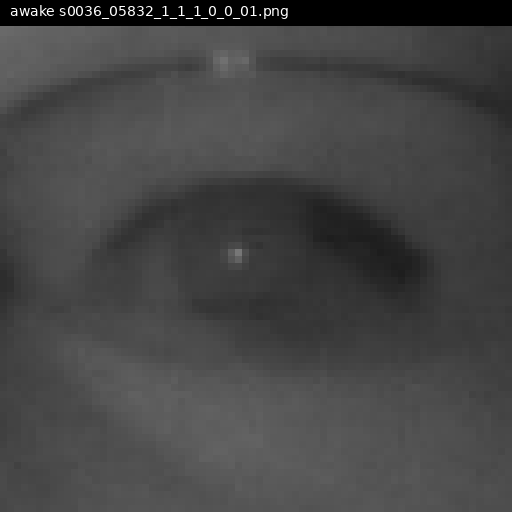
#> input picture glass1_samples/awake_0_s0036_05832_1_1_1_0_0_01.png, 512 x 512 px
$ python nir_env_reflection.py --input_dir glass1_samples --output_dir out
#> lines starting #> are read from the running program, lines starting #| are printed output that depends on the picture
#!/usr/bin/env python3
"""
NIR Glasses Environment Reflection Generator
在眼镜镜片上生成逼真的环境反射效果（能看到反射的环境）。

原理：
  1. 取环境源图（默认用图片自身，或指定环境图目录）
  2. 水平翻转（镜面反射）
  3. 透视变形（模拟镜片曲率）
  4. 高斯模糊（反射总是模糊的）
  5. 混合叠加到镜片区域
"""
import os
import argparse
import random
import numpy as np
from PIL import Image, ImageDraw, ImageFilter, ImageTransform


def create_lens_mask(w, h, mode='upper'):
    """创建镜片区域 mask（椭圆形，覆盖眼睛图上半部分）"""
    mask = Image.new('L', (w, h), 0)
    draw = ImageDraw.Draw(mask)

    if mode == 'upper':
        # 镜片在眼睛图上半部分
        cx = w // 2
        cy = int(h * 0.3)
        rx = int(w * 0.45)
        ry = int(h * 0.35)
        # 上边缘稍平（镜片形状）
        draw.ellipse([cx - rx, cy - ry, cx + rx, cy + ry], fill=180)
        # 渐变边缘：上部更实，下部渐隐
        for i in range(ry):
            y = cy - ry + i
            alpha = int(180 * (i / ry) ** 0.5)  # 底部渐隐
            draw.ellipse([cx - rx + i // 3, y, cx + rx - i // 3, y + 2], fill=min(255, alpha + 60))
    elif mode == 'full':
        # 全图镜片（覆盖更大区域）
        cx, cy = w // 2, h // 2
        rx, ry = int(w * 0.48), int(h * 0.45)
        draw.ellipse([cx - rx, cy - ry, cx + rx, cy + ry], fill=200)
        # 边缘渐变
        for r in range(min(rx, ry), 0, -1):
            alpha = int(200 * (r / min(rx, ry)) ** 0.3)
            draw.ellipse([cx - r, cy - r, cx + r, cy + r], fill=min(255, alpha))

    return mask.filter(ImageFilter.GaussianBlur(radius=3))


def perspective_warp(img, strength=0.3):
    """对图像做透视变形，模拟镜片曲率"""
    w, h = img.size
    # 水平方向压缩中间，拉伸两边（桶形畸变）
    coeffs = [
        strength * 0.1,   # x -> x (微弱非线性)
        0,
        strength * -0.05,  # x -> y
        0,
        1,
        0,
        0,
        0,
        1,
    ]
    return img.transform((w, h), Image.Transform.PERSPECTIVE, coeffs,
                          Image.BICUBIC, fillcolor=0)


def add_environment_reflection(img, env_img=None, intensity=0.35, blur_sigma=4.0):
    """
    在眼睛图像上叠加环境反射。

    参数:
        img: 输入眼睛图像 (PIL Image, 灰度或RGB)
        env_img: 环境源图 (None则用图片自身)
        intensity: 反射强度 0-1
        blur_sigma: 反射模糊程度
    """
    w, h = img.size

    # 环境源
    if env_img is None:
        env = img.copy()
    else:
        env = env_img.copy()

    # 缩放环境图到与眼睛图相同尺寸
    if env.size != (w, h):
        env = env.resize((w, h), Image.BILINEAR)

    # 水平翻转（镜面反射）
    env = env.transpose(Image.FLIP_LEFT_RIGHT)

    # 垂直偏移（反射的内容来自上方环境）
    shift = random.randint(-h // 6, h // 6)
    env_arr = np.array(env)
    env_arr = np.roll(env_arr, shift, axis=0)
    env = Image.fromarray(env_arr)

    # 透视变形（镜片曲率）
    env = perspective_warp(env, strength=random.uniform(0.2, 0.5))

    # 高斯模糊（反射总是模糊的）
    blur_r = max(2, int(blur_sigma))
    env = env.filter(ImageFilter.GaussianBlur(radius=blur_r))

    # 亮度调整（反射通常比原场景暗）
    env_arr = np.array(env, dtype=np.float32)
    brightness = random.uniform(0.7, 1.2)
    env_arr = np.clip(env_arr * brightness, 0, 255).astype(np.uint8)
    env = Image.fromarray(env_arr)

    # 创建镜片 mask
    mask = create_lens_mask(w, h, mode=random.choice(['upper', 'full']))

    # 叠加
    img_arr = np.array(img, dtype=np.float32)
    env_arr = np.array(env, dtype=np.float32)
    mask_arr = np.array(mask, dtype=np.float32) / 255.0

    # mask/env 扩展到与 img 相同通道数
    if len(img_arr.shape) == 3:
        if len(env_arr.shape) == 2:
            env_arr = np.stack([env_arr]*3, axis=-1)
        mask_arr = mask_arr[:, :, np.newaxis]
    else:
        mask_arr = mask_arr[:, :, np.newaxis]
        env_arr = env_arr[:, :, np.newaxis]

    alpha = mask_arr * intensity
    result = np.clip(
        img_arr * (1 - alpha) + env_arr * alpha,
        0, 255
    ).astype(np.uint8)

    return Image.fromarray(result)


def generate_reflection(img, env_img=None, intensity=None):
    """生成单张环境反射"""
    if intensity is None:
        intensity = random.uniform(0.25, 0.5)
    base = intensity if intensity else 0.4
    blur = random.uniform(1.0, 3.0)  # less blur for stronger reflection
    return add_environment_reflection(img, env_img=env_img, intensity=intensity, blur_sigma=blur)


def main():
    parser = argparse.ArgumentParser(description='NIR Glasses Environment Reflection Generator')
    parser.add_argument('--input_dir', required=True)
    parser.add_argument('--output_dir', required=True)
    parser.add_argument('--num', type=int, default=1, help='Variants per image')
    parser.add_argument('--env_dir', default=None, help='Environment source images (default: self)')
    parser.add_argument('--intensity', type=float, default=None, help='Fixed intensity 0-1')
    parser.add_argument('--seed', type=int, default=None)
    args = parser.parse_args()

    if args.seed:
        random.seed(args.seed)
        np.random.seed(args.seed)

    exts = {'.png', '.jpg', '.jpeg', '.bmp'}
    files = sorted([f for f in os.listdir(args.input_dir) if os.path.splitext(f)[1].lower() in exts])

    # 加载环境图
    env_imgs = []
    if args.env_dir and os.path.isdir(args.env_dir):
        for f in os.listdir(args.env_dir):
            if os.path.splitext(f)[1].lower() in exts:
                env_imgs.append(Image.open(os.path.join(args.env_dir, f)))
        print(f"Loaded {len(env_imgs)} environment images")

    os.makedirs(args.output_dir, exist_ok=True)
    count = 0
    for fname in files:
        img = Image.open(os.path.join(args.input_dir, fname))
#> img is the input picture: PIL image 512x512 RGB; min 0, max 255, mean 68.8

        for i in range(args.num):
            env = random.choice(env_imgs) if env_imgs else None
            result = generate_reflection(img, env_img=env, intensity=args.intensity)

            if args.num == 1:
                out_name = fname
            else:
                base, ext = os.path.splitext(fname)
                out_name = f"{base}_refl{i}{ext}"

            result.save(os.path.join(args.output_dir, out_name))
            count += 1
#> this loop made 1 pass
#> pass 1, in add_environment_reflection, `env = env.transpose(Image.FLIP_LEFT_RIGHT)`:
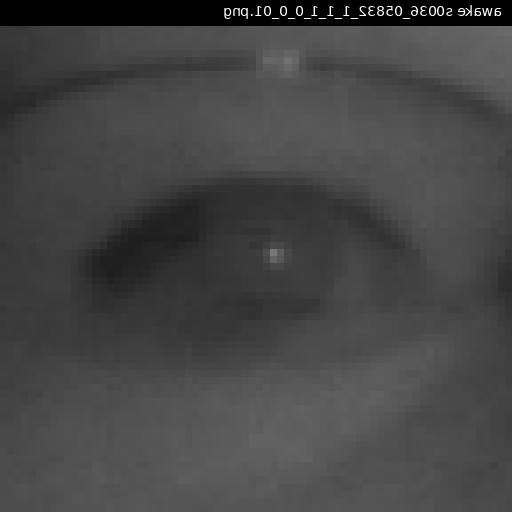
#> env: PIL image 512x512 RGB; min 0, max 255, mean 68.8
#> pass 1, in add_environment_reflection, `env_arr = np.roll(env_arr, shift, axis=0)`:
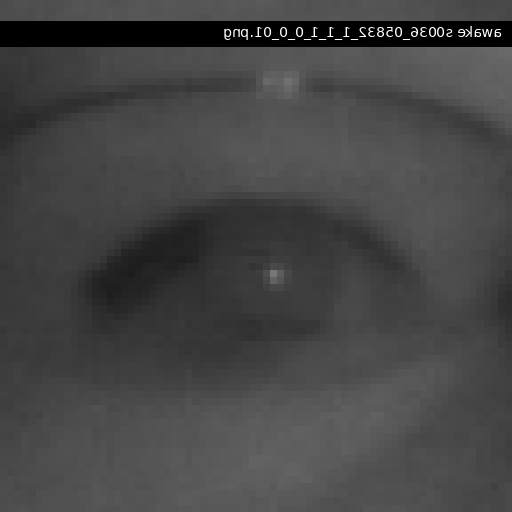
#> env_arr: shape (512, 512, 3); min 0, max 255, mean 68.8
#> pass 1, in add_environment_reflection, `env = perspective_warp(env, strength=random.uniform(0.2, 0.5))`:
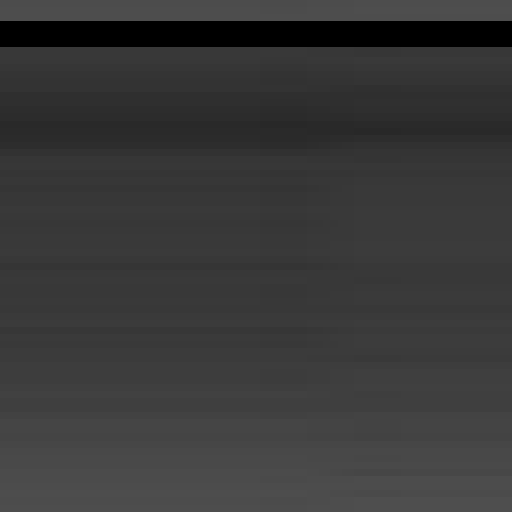
#> env: PIL image 512x512 RGB; min 0, max 78, mean 56.4
#> after the loop, count = 1
#> pass 2 of the loop in main, `for fname in files:`:
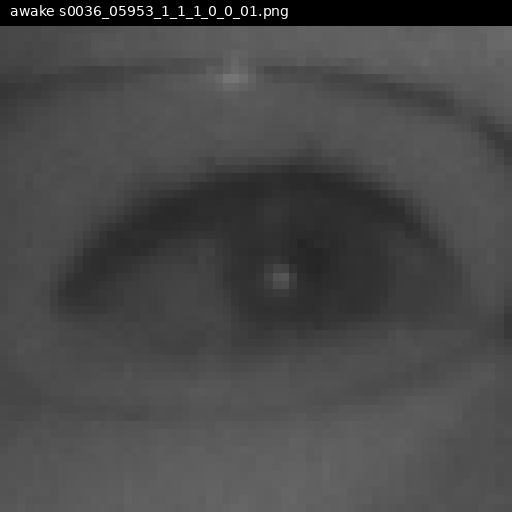
#> input picture glass1_samples/awake_1_s0036_05953_1_1_1_0_0_01.png, 512 x 512 px
#> in main, img is the input picture: PIL image 512x512 RGB; min 0, max 255, mean 72.4
#> the loop in main, `for i in range(args.num):` made 1 pass
#> (out_name, count) on pass 1: ('awake_1_s0036_05953_1_1_1_0_0_01.png', 2)
#> pass 1, in add_environment_reflection (call 2), `env_arr = np.roll(env_arr, shift, axis=0)`:
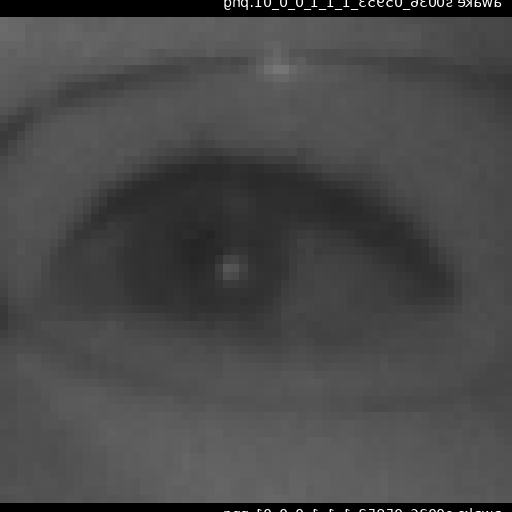
#> env_arr: shape (512, 512, 3); min 0, max 255, mean 72.4
#> pass 1, in add_environment_reflection (call 2), `env = perspective_warp(env, strength=random.uniform(0.2, 0.5))`:
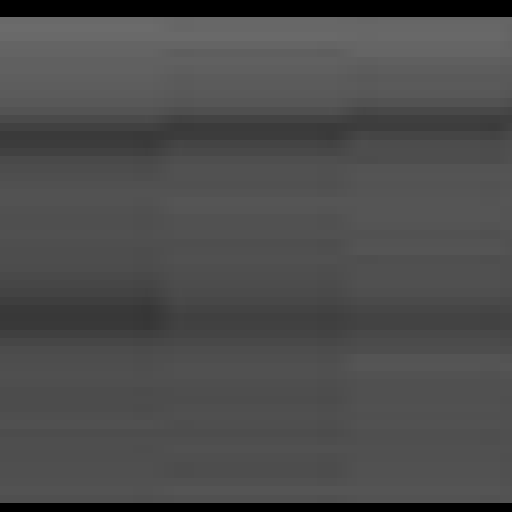
#> env: PIL image 512x512 RGB; min 0, max 107, mean 75.8
#> after the loop in main, `for i in range(args.num):`: count = 2

    print(f"Generated {count} images -> {args.output_dir}")
#| Generated 2 images -> out


if __name__ == '__main__':
    main()
